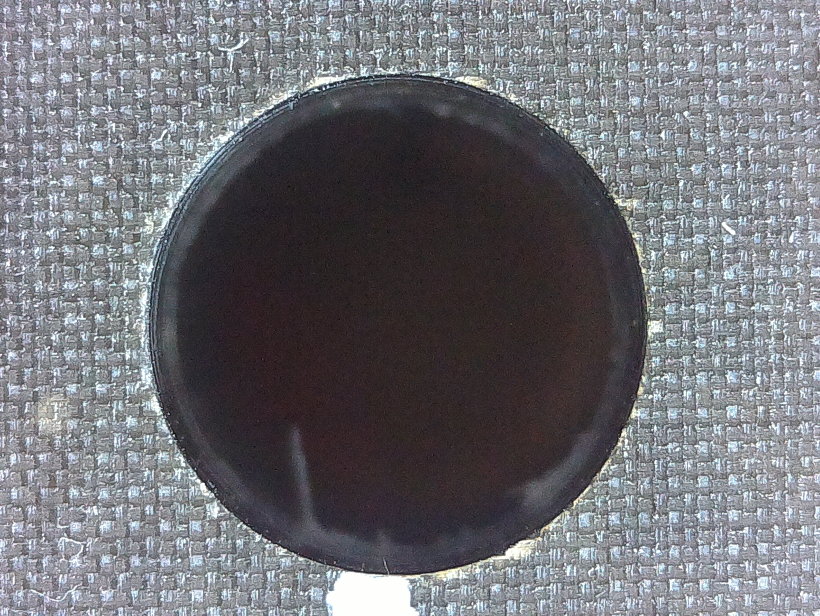
#> input picture imagenesentrada/TOP/001T.jpg, 1640 x 1232 px (shown at 1/2 size); its folder holds only this picture in this run
$ python pruebas_top_botom.py
#> lines starting #> are read from the running program, lines starting #| are printed output that depends on the picture; after the words box and inside, x2 and y2 are one past the last pixel; in counts of white or black regions, pixels touching at a corner belong together
### detection/circle_detection.py
# -*- coding: utf-8 -*-
"""
MÓDULO DE DETECCIÓN DE CÍRCULOS

Detecta círculos dentro de las imágenes usando un sistema híbrido.

Mejoras aplicadas:
- Uso de Canny antes de Hough para mejorar estabilidad
- Rango de radios ajustado para evitar detectar agujeros interiores
- Dibujo del círculo ligeramente ampliado para coincidir con el borde real
"""

import cv2
import numpy as np

from config import params, params_hough, PROCESS_WIDTH, PROCESS_HEIGHT


# ---------------------------------------------------
# DETECCIÓN HÍBRIDA DE CÍRCULOS
# ---------------------------------------------------

def detect_circles_hybrid(img):

    gray = cv2.cvtColor(img, cv2.COLOR_BGR2GRAY)

    blur_size = params['blur_kernel']
    if blur_size % 2 == 0:
        blur_size += 1

    blurred = cv2.GaussianBlur(gray, (blur_size, blur_size), 0)

    # NUEVO: detectar bordes
    edges = cv2.Canny(blurred, 50, 150)

    result = img.copy()
    detected = []

    h, w = gray.shape[:2]
    center_x, center_y = w / 2, h / 2

    # ---------------------------------------------------
    # MÉTODO 1 - CANNY + HOUGH
    # ---------------------------------------------------

    circles = cv2.HoughCircles(
        edges,
        cv2.HOUGH_GRADIENT,
        dp=params_hough['dp'],
        minDist=params_hough['param1'],
        param1=params_hough['param1'],
        param2=params_hough['param2'],
        minRadius=int(min(w, h) * 0.30),
        maxRadius=int(min(w, h) * 0.60)
    )

    if circles is not None and len(circles[0]) > 0:

        valid_circles = []

        for c in circles[0]:

            x, y, r = c

            dist = np.sqrt((x - center_x) ** 2 + (y - center_y) ** 2)

            if dist < min(w, h) * 0.55:
                valid_circles.append((x, y, r, dist))

        if valid_circles:

            valid_circles.sort(key=lambda x: x[3])

            x, y, r, _ = valid_circles[0]

            x, y, r = int(x), int(y), int(r)

            detected.append((x, y, r))

            # dibujar ligeramente más grande
            r_draw = int(r * 1.03)

            cv2.circle(result, (x, y), r_draw, (0, 255, 0), 24)
            cv2.circle(result, (x, y), 8, (0, 0, 255), -1)

            print(f"[MÉTODO 1 - Canny+Hough] Círculo detectado: centro=({x}, {y}), radio={r}")

            return result, detected

    # ---------------------------------------------------
    # MÉTODO 2 - HOUGH TRADICIONAL
    # ---------------------------------------------------

    circles = cv2.HoughCircles(
        blurred,
        cv2.HOUGH_GRADIENT,
        dp=2,
        minDist=max(w // 2, h // 2),
        param1=50,
        param2=20,
        minRadius=int(min(w, h) * 0.30),
        maxRadius=int(min(w, h) * 0.65)
    )

    if circles is not None:

        x, y, r = circles[0][0]

        x, y, r = int(x), int(y), int(r)

        detected.append((x, y, r))

        r_draw = int(r * 1.03)

        cv2.circle(result, (x, y), r_draw, (0, 255, 0), 24)
        cv2.circle(result, (x, y), 8, (0, 0, 255), -1)

        print(f"[MÉTODO 2 - Hough Tradicional] Círculo detectado: centro=({x}, {y}), radio={r}")

        return result, detected

    print("[SIN DETECCIÓN] No se pudo detectar el círculo")

    return result, detected


# ---------------------------------------------------
# REDUCCIÓN PARA DETECCIÓN RÁPIDA
# ---------------------------------------------------

def _resize_for_detection(img):

    h, w = img.shape[:2]

    if w <= PROCESS_WIDTH and h <= PROCESS_HEIGHT:
        return img, 1.0

    scale = min(PROCESS_WIDTH / w, PROCESS_HEIGHT / h)

    new_w = int(round(w * scale))
    new_h = int(round(h * scale))

    resized = cv2.resize(img, (new_w, new_h), interpolation=cv2.INTER_AREA)

    return resized, scale


# ---------------------------------------------------
# DETECCIÓN RÁPIDA
# ---------------------------------------------------

def detect_circles_fast(orig):

    small, scale = _resize_for_detection(orig)

    result_small, circles_small = detect_circles_hybrid(small)

    if circles_small:

        inv = 1.0 / scale

        x, y, r = circles_small[0]

        x = int(round(x * inv))
        y = int(round(y * inv))
        r = int(round(r * inv))

        result = orig.copy()

        r_draw = int(r * 1.03)

        cv2.circle(result, (x, y), r_draw, (0, 255, 0), 24)
        cv2.circle(result, (x, y), 8, (0, 0, 255), -1)

        return result, [(x, y, r)]

    return detect_circles_hybrid(orig)

### detection/defect_detection.py
# -*- coding: utf-8 -*-
"""
DETECCIÓN DE IMPERFECCIONES

Detecta defectos dentro del círculo identificado.

Mejoras:
- Detecta defectos claros y oscuros
- Funciona con fondo claro o fondo oscuro
- Mejora contraste
"""

import cv2
import numpy as np

from config import params


def detect_imperfections(img, x, y, r):

    gray = cv2.cvtColor(img, cv2.COLOR_BGR2GRAY)

    # mejorar contraste
    gray = cv2.equalizeHist(gray)

    # máscara del círculo
    mask = np.zeros_like(gray)
    cv2.circle(mask, (x, y), int(r * 0.95), 255, -1)

    circle = cv2.bitwise_and(gray, gray, mask=mask)

    # ------------------------------------------------
    # DETECCIÓN DE IMPERFECCIONES CLARAS
    # ------------------------------------------------

    blur = cv2.GaussianBlur(circle, (21, 21), 0)

    diff_light = cv2.subtract(circle, blur)

    _, thresh_light = cv2.threshold(
        diff_light,
        params['defect_threshold'],
        255,
        cv2.THRESH_BINARY
    )

    # ------------------------------------------------
    # DETECCIÓN DE IMPERFECCIONES OSCURAS
    # ------------------------------------------------

    diff_dark = cv2.subtract(blur, circle)

    _, thresh_dark = cv2.threshold(
        diff_dark,
        params['defect_threshold'],
        255,
        cv2.THRESH_BINARY
    )

    # ------------------------------------------------
    # COMBINAR RESULTADOS
    # ------------------------------------------------

    thresh = cv2.bitwise_or(thresh_light, thresh_dark)

    thresh = cv2.bitwise_and(thresh, thresh, mask=mask)

    kernel = np.ones((5, 5), np.uint8)

    thresh = cv2.morphologyEx(thresh, cv2.MORPH_OPEN, kernel)
    thresh = cv2.morphologyEx(thresh, cv2.MORPH_CLOSE, kernel)

    contours, _ = cv2.findContours(
        thresh,
        cv2.RETR_EXTERNAL,
        cv2.CHAIN_APPROX_SIMPLE
    )

    defects = []

    for c in contours:

        area = cv2.contourArea(c)

        if area > params['min_defect_area']:

            perimeter = cv2.arcLength(c, True)

            if perimeter == 0:
                continue

            circularity = 4 * np.pi * area / (perimeter * perimeter)

            # eliminar manchas muy circulares
            if circularity > 0.85:
                continue

            defects.append(c)

    return defects

### processing/utils.py
# -*- coding: utf-8 -*-
"""
UTILIDADES DEL PROGRAMA

Funciones auxiliares para:
- Mostrar imágenes
- Guardar resultados
"""

import os
import cv2

from config import OUTPUT_DIR


def save_images(cam_img, base_name, extra="", subdir=""):

    output_dir = OUTPUT_DIR / subdir if subdir else OUTPUT_DIR

    os.makedirs(output_dir, exist_ok=True)

    if extra:
        basename = f"resultado_{base_name}_{extra}.jpg"
    else:
        basename = f"resultado_{base_name}.jpg"

    cam_path = os.path.join(output_dir, basename)

    cv2.imwrite(cam_path, cam_img)

    print(f"   guardado: {cam_path}", flush=True)


def imshow(title, img):

    cv2.imshow(title, img)
    cv2.waitKey(1)

### pruebas_top_botom.py
# -*- coding: utf-8 -*-
"""
PRUEBAS UNITARIAS PARA TOP Y BOTOM

Script simple para probar la detección básica en TOP y BOTOM.
"""

import csv
import os
import cv2
import numpy as np
from pathlib import Path
from config import CURRENT_DIR, OUTPUT_DIR
from detection.circle_detection import detect_circles_fast
from detection.defect_detection import detect_imperfections
from processing.utils import save_images, imshow


def test_circle_detection(image_path):
    """Prueba unitaria: detectar círculos y defectos, mostrar defectos dibujados en rojo."""
    img = cv2.imread(str(image_path))
    if img is None:
        print(f"❌ No se pudo cargar {image_path}")
        return None

    result, circles = detect_circles_fast(img)

    if circles:
        print(f"✅ Círculo detectado en {Path(image_path).name}")

        x, y, r = circles[0]

        # Detectar imperfecciones
        defects = detect_imperfections(result, x, y, r)
        print(f"   Imperfecciones detectadas: {len(defects)}")

        # Dibujar los defectos detectados en ROJO
        for defect in defects:
            cv2.drawContours(result, [defect], -1, (0, 0, 255), 3)

        return result
    else:
        print(f"❌ No se detectó círculo en {Path(image_path).name}")
        return None


def test_basic_processing(folder_name):
    """Prueba unitaria básica: procesar todas las imágenes de una carpeta."""
    folder_path = CURRENT_DIR / folder_name
    if not folder_path.exists():
        print(f"❌ Carpeta {folder_name} no existe")
        return

    images = list(folder_path.glob("*.jpg")) + list(folder_path.glob("*.png"))
    print(f"📁 Procesando {len(images)} imágenes en {folder_name}")

    for img_path in images[:3]:  # Solo primeras 3 para prueba rápida
        result = test_circle_detection(img_path)
        if result is not None:
            # Mostrar resultado
            imshow(f"Resultado {folder_name}", result)

            # Guardar
            base_name = f"test_{Path(img_path).stem}"
            save_images(result, base_name, "")


if __name__ == "__main__":
    print("🚀 Iniciando pruebas unitarias TOP/BOTOM")

    # Prueba TOP
    test_basic_processing("TOP")
#> in test_circle_detection, img is the input picture: shape (1232, 1640, 3); mean B, G, R 117.5, 112.1, 111.5
#> in _resize_for_detection, `resized = cv2.resize(img, (new_w, new_h), interpolation=cv2.INTER_AREA)`:
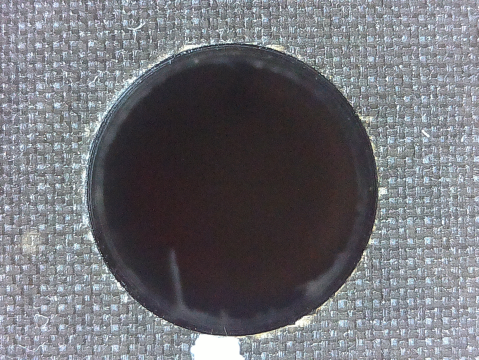
#> resized: shape (720, 958, 3) (shown at 1/2 size); mean B, G, R 117.5, 112.1, 111.5
#> in detect_circles_fast, `small, scale = _resize_for_detection(orig)`: scale = 0.584
#> in detect_circles_hybrid, `edges = cv2.Canny(blurred, 50, 150)`:
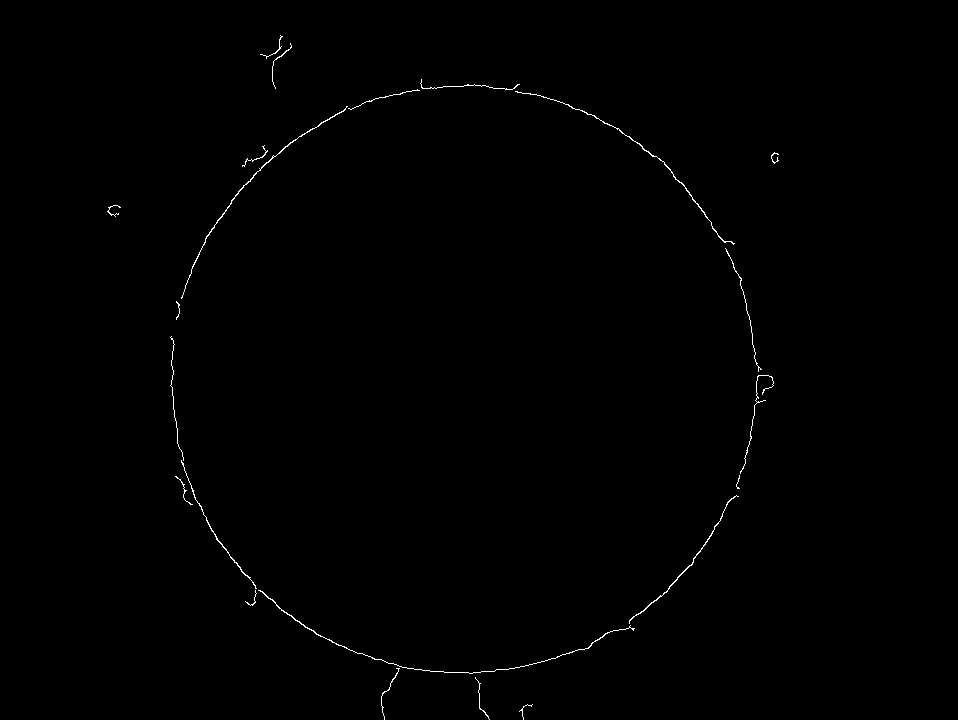
#> edges: shape (720, 958); 0.38% white in thin lines or dots, all inside (x1, y1, x2, y2) = (107, 35, 779, 720)
#> in detect_circles_hybrid, `circles = cv2.HoughCircles( edges, cv2.HOUGH_GRADIENT, dp=params_hough..`: circles = [[462.6, 378.6, 292.1], [450.6, 276.6, 394.6], [479.4, 486.6, 400.8], [360.6, 390.6, 394], [581.4, 354.6, 410.5]]
#> the loop in detect_circles_hybrid, `for c in circles[0]: ` made 5 passes
#> (x, y, r, dist) on passes 1 to 5: (462.6, 378.6, 292.1, 24.8), (450.6, 276.6, 394.6, 88.1), (479.4, 486.6, 400.8, 126.6), (360.6, 390.6, 394, 122.3), (581.4, 354.6, 410.5, 102.5)
#> after the loop in detect_circles_hybrid, `for c in circles[0]:`: valid_circles = [(462.6, 378.6, 292.1, 24.8), (450.6, 276.6, 394.6, 88.1), (479.4, 486.6, 400.8, 126.6), (360.6, 390.6, 394, 122.3), (581.4, 354.6, 410.5, 102.5)]
#> in detect_circles_hybrid, `x, y, r, _ = valid_circles[0]`: x = 462.6; y = 378.6; r = 292.1
#> in detect_circles_hybrid, `x, y, r = int(x), int(y), int(r)`: x = 462; y = 378; r = 292
#> in detect_circles_hybrid, `r_draw = int(r * 1.03)`: r_draw = 300
#| [MÉTODO 1 - Canny+Hough] Círculo detectado: centro=(462, 378), radio=292
#> in detect_circles_fast, `result_small, circles_small = detect_circles_hybrid(small)`: circles_small = [(462, 378, 292)]
#> in detect_circles_fast, `inv = 1.0 / scale`: inv = 1.71
#> in detect_circles_fast, `x, y, r = circles_small[0]`: x = 462; y = 378; r = 292
#> in detect_circles_fast, `x = int(round(x * inv))`: x = 791
#> in detect_circles_fast, `y = int(round(y * inv))`: y = 647
#> in detect_circles_fast, `r = int(round(r * inv))`: r = 500
#> in detect_circles_fast, `r_draw = int(r * 1.03)`: r_draw = 515
#> in detect_circles_fast, `cv2.circle(result, (x, y), r_draw, (0, 255, 0), 24)`:
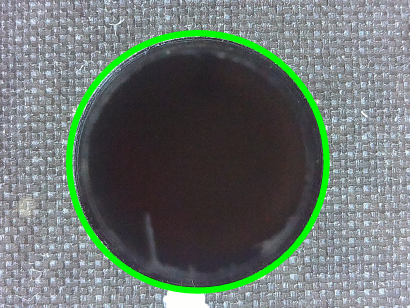
#> result: shape (1232, 1640, 3) (shown at 1/4 size); mean B, G, R 110.7, 115.4, 105
#> in test_circle_detection, `result, circles = detect_circles_fast(img)`: circles = [(791, 647, 500)]
#> in test_circle_detection, `x, y, r = circles[0]`: x = 791; y = 647; r = 500
#> in detect_imperfections, `gray = cv2.equalizeHist(gray)`:
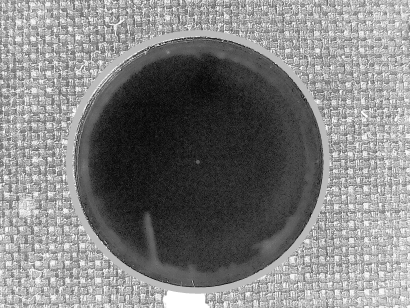
#> gray: shape (1232, 1640) (shown at 1/4 size); min 0, max 255, mean 128.6
#> in detect_imperfections, `cv2.circle(mask, (x, y), int(r * 0.95), 255, -1)`:
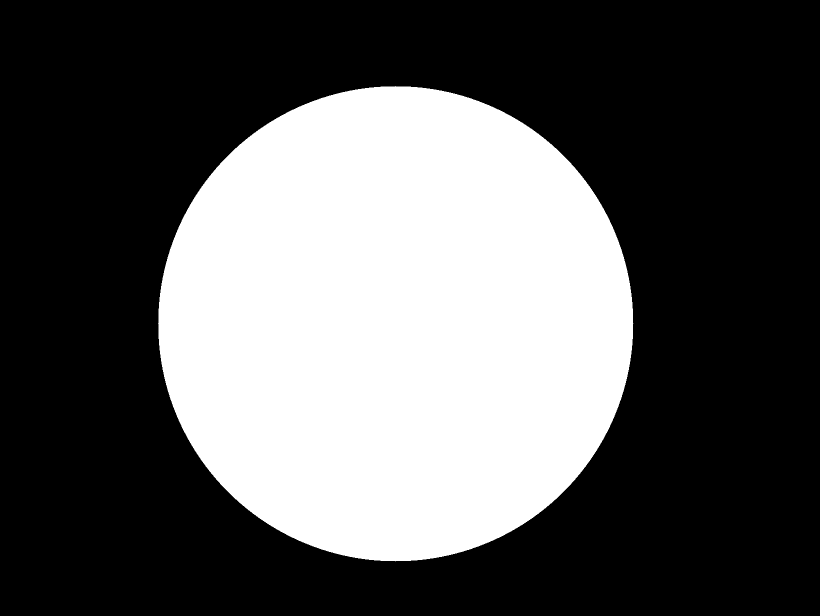
#> mask: shape (1232, 1640) (shown at 1/2 size); 35.1% white; 1 white region, box (x1, y1, x2, y2) and area: (316, 172, 1267, 1123) 708785
#> in detect_imperfections, `_, thresh_dark = cv2.threshold( diff_dark, params['defect_threshold'],..`:
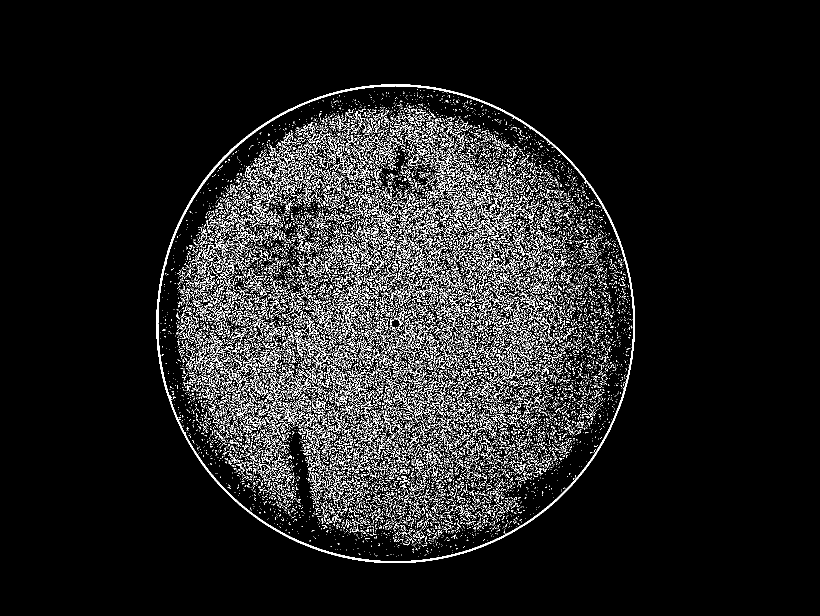
#> thresh_dark: shape (1232, 1640) (shown at 1/2 size); 8.2% white in thin lines or dots, all inside (x1, y1, x2, y2) = (313, 169, 1270, 1126)
#> in detect_imperfections, `thresh = cv2.morphologyEx(thresh, cv2.MORPH_OPEN, kernel)`:
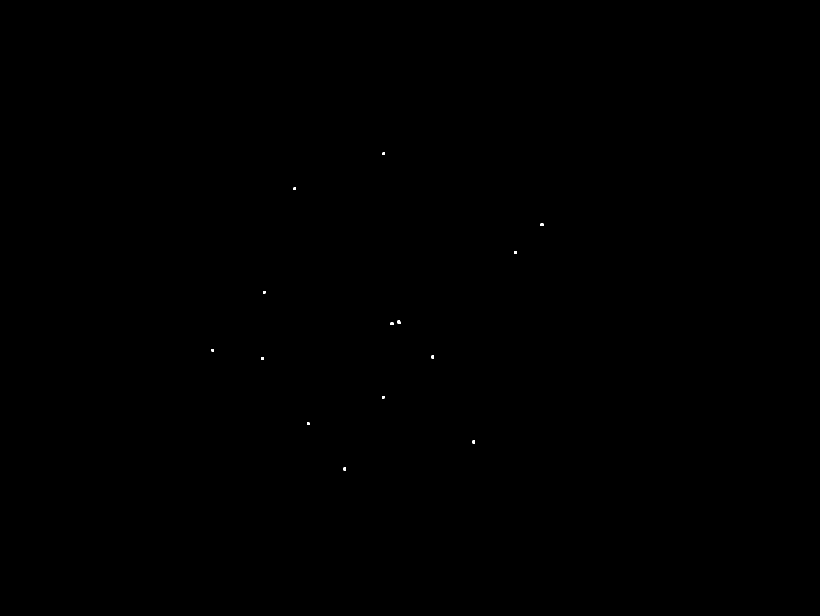
#> thresh: shape (1232, 1640) (shown at 1/2 size); 0.02% white; 14 white regions
#> in detect_imperfections, `contours, _ = cv2.findContours( thresh, cv2.RETR_EXTERNAL, cv2.CHAIN_A..`: contours = 14 contours, 6 with area under 20; largest, box (x1, y1, x2, y2) and area: (795, 641, 801, 648) 28, (687, 935, 692, 941) 20, (945, 881, 950, 887) 20, (522, 714, 527, 720) 20, (863, 711, 868, 717) 20, (781, 645, 787, 650) 20, (1029, 502, 1034, 508) 20, (1081, 447, 1087, 452) 20
#> the loop in detect_imperfections, `for c in contours: ` made 14 passes
#> (c, area) on passes 1, 2, 5, 6, 8, 11, 12: ([[687, 935], [687, 940], [691, 940], [691, 935]], 20), ([[945, 881], [945, 886], [949, 886], [949, 881]], 20), ([[522, 714], [522, 719], [526, 719], [526, 714]], 20), ([[863, 711], [863, 716], [867, 716], [867, 711]], 20), ([[781, 645], [781, 649], [786, 649], [786, 645]], 20), ([[1029, 502], [1029, 507], [1033, 507], [1033, 502]], 20), ([[1081, 447], [1081, 451], [1086, 451], [1086, 447]], 20)
#> after the loop in detect_imperfections, `for c in contours:`: defects = []
#|    Imperfecciones detectadas: 0

    # Prueba BOTOM
    test_basic_processing("BOTOM")

    print("✅ Pruebas completadas")
